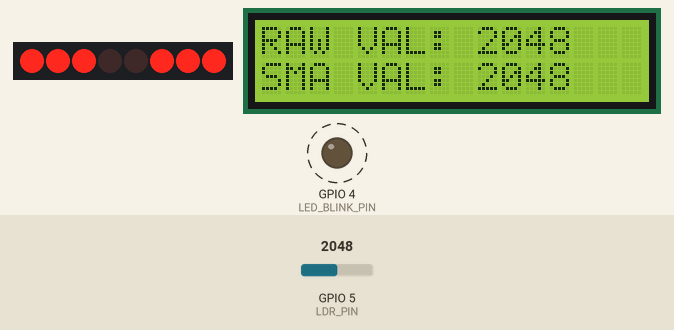
Recording of a sketch running on a simulated ESP32. Shown: 8 port-expander outputs drawn as a row of LEDs (first output left, lit = HIGH), 16×2 character LCD, output pins drawn as LEDs (lit = HIGH). Wiring (inferred from the names in the program): PCF8574 port expander at I2C address 0x27. Wiring (inferred from the signals the program sends): row of LEDs: on Q0, Q1, Q2, Q3, Q4, Q5, Q6, Q7. Dashed ring = blinking. The inputs (shaded band) are chosen by the test bench; at power-on: GPIO 5 (LDR_PIN) = 2048. What the sketch prints to the serial monitor is not drawn.

Above: at 1.2 s.
1.3 s: GPIO 5 (LDR_PIN) set to 2866
At 2.51 s:
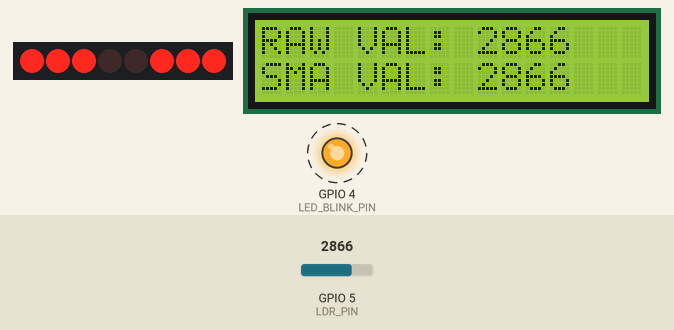
3.2 s: GPIO 5 (LDR_PIN) set to 3603
At 4.81 s:
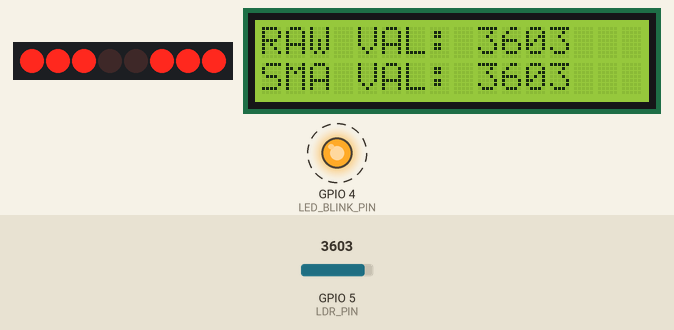
5.0 s: GPIO 5 (LDR_PIN) set to 3740
At 6.6 s:
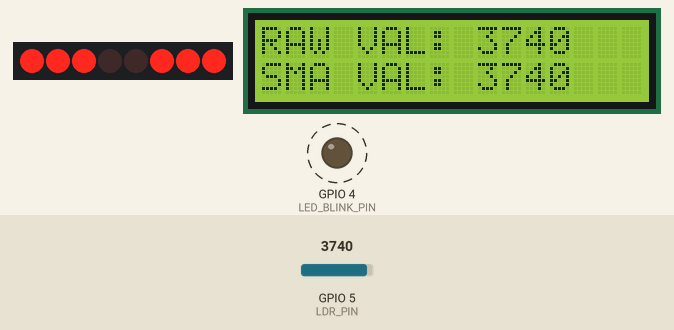
6.8 s: GPIO 5 (LDR_PIN) set to 3839
At 8.3 s:
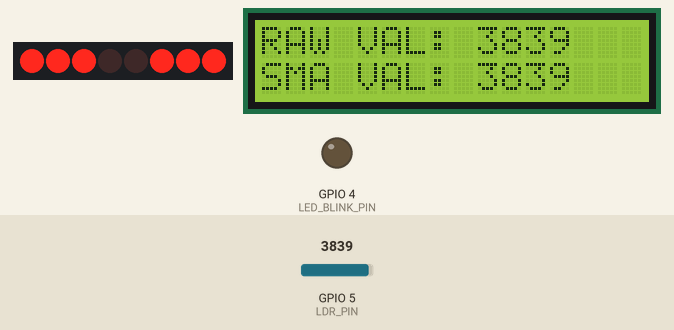
Timing chart, 0 to 9.6 s (numbered marks = the images above; inputs shaded):
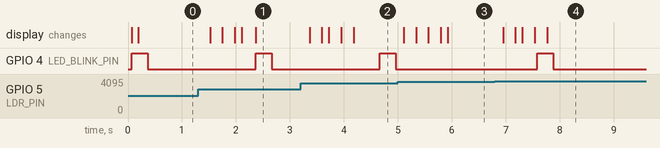

The sketch:

Lab4part2.ino
```cpp
/**
 * @file Lab4Par2.ino
 * @author Sung-Po Chang
 * @brief Parallel Computing and Synchronization
 * @version 1.0
 * @date 2026-05-25
 */

#include <Wire.h>
#include <LiquidCrystal_I2C.h>

#define BIT_RS        0x01  // Bit 0: command (0) or data (1)
#define BIT_RW        0x02  // Bit 1: writing to (0) or reading from (1) the LCD
#define BIT_EN        0x04  // Bit 2: HIGH to signal the LCD that data or a command is incoming, and back to LOW to tell the LCD device to process it
#define BIT_BACKLIGHT 0x08  // Bit 3: backlight control bit, turn on (1), and turn off (0)

#define LED_BLINK_PIN  4    // LED Blinker
#define LDR_PIN        5   // LDR Pin

LiquidCrystal_I2C lcd(0x27, 16, 2);

SemaphoreHandle_t xSemaphore = NULL;
int global_light_level = 0;
int global_sma = 0;
bool data_changed = false;

//Name: lcd_send
//Description: Take value and preprocess it then send to LCD
void lcd_send(uint8_t value, bool is_data) {
  uint8_t rs_bit = is_data ? BIT_RS : 0x00;
  uint8_t backlight_bit = BIT_BACKLIGHT;

  // 1. first half data (Bits 4-7)
  uint8_t high_nibble = value & 0xF0;

  Wire.beginTransmission(0x27);
  Wire.write(high_nibble | backlight_bit | BIT_EN | rs_bit);
  Wire.write(high_nibble | backlight_bit | 0x00 | rs_bit);
  Wire.endTransmission();
  delay(1);

  // 2. second half data
  uint8_t low_nibble = (value << 4) & 0xF0;

  Wire.beginTransmission(0x27);
  Wire.write(low_nibble | backlight_bit | BIT_EN | rs_bit);
  Wire.write(low_nibble | backlight_bit | 0x00 | rs_bit);
  Wire.endTransmission();
  delay(1);
}

// lcd command with select bit = 0
void lcd_command(uint8_t cmd) {
  lcd_send(cmd, false);
}

// lcd data with select bit = 1
void lcd_data(uint8_t data) {
  lcd_send(data, true);
}

// lcd print
void lcd_print(const char* str) {
  while (*str) {
    lcd_data(*str++);
  }
}

// lcd print int for multi digit
void lcd_print_int(int num) {
  char buf[12];
  itoa(num, buf, 10);
  lcd_print(buf);
}


// Light Detector Task (Core 0)
// ====================> TODO:
//          1. Initialize Variables
//          2. Loop Continuously
//           - Read light level from the photoresistor.
//           - Take semaphore
//           - Calculate the simple moving average and update variables.
//           - Give semaphore to signal data is ready.
// Task 1: Light Detector Task (Core 0)
void LightDetectorTask(void *pvParameters) {
  int window[5] = {0};
  int head = 0;
  int sum = 0;
  int count = 0;

  pinMode(LDR_PIN, INPUT);

  for (;;) {
    // Read voltage from LDR
    int current_val = analogRead(LDR_PIN);

    if (xSemaphoreTake(xSemaphore, portMAX_DELAY) == pdTRUE) {
      // calculate SMA, window size if 5
      sum -= window[head];
      window[head] = current_val;
      sum += current_val;
      head = (head + 1) % 5;
      if (count < 5) count++;

      int new_sma = sum / count;
      global_light_level = current_val;

      // compare old and new value
      if (global_sma != new_sma) {
        global_sma = new_sma;
        data_changed = true;
      }

      xSemaphoreGive(xSemaphore);
    }

    vTaskDelay(pdMS_TO_TICKS(200));
  }
}


// LCD Task (Core 0)
// ====================> TODO:
//          1. Initialize Variables
//           2. Loop Continuously
//            - Wait for semaphore.
//            - If data has changed, update the LCD with the new light level and SMA.
//            - Give back the semaphore.
// Task 2: LCD Task (Core 0)
void LCDTask(void *pvParameters) {
  for (;;) {
    // wait signal
    if (xSemaphoreTake(xSemaphore, portMAX_DELAY) == pdTRUE) {
      // update LCD when value is changed
      if (data_changed) {
        // display light value
        lcd.setCursor(0, 0);
        lcd.print("RAW VAL: ");
        lcd.print(global_light_level);
        lcd.print("  ");

        // display SMA
        lcd.setCursor(0, 1);
        lcd.print("SMA VAL: ");
        lcd.print(global_sma);
        lcd.print("  ");

        data_changed = false; // reset flag
      }
      xSemaphoreGive(xSemaphore);
    }
    vTaskDelay(pdMS_TO_TICKS(100));
  }
}

// Anomaly Alarm Task (Core 1)
// ====================> TODO:
//            1. Loop Continuously
//             - Wait for semaphore.
//             - Check if SMA indicates a light anomaly (outside thresholds).
//             - If an anomaly is detected, flash a LED signal.
//             - Give back the semaphore.
// Task 3: Anomaly Alarm Task (Core 1)
void AnomalyAlarmTask(void *pvParameters) {
  pinMode(LED_BLINK_PIN, OUTPUT);
  bool trigger_alarm = false;

  for (;;) {
    // wait signal
    if (xSemaphoreTake(xSemaphore, portMAX_DELAY) == pdTRUE) {
      if (global_sma > 3800 || global_sma < 300) {
        trigger_alarm = true;
      } else {
        trigger_alarm = false;
      }
      xSemaphoreGive(xSemaphore);
    }

    // trigger alarm, flash 3 time with 2 sec interval
    if (trigger_alarm) {
      for (int i = 0; i < 3; i++) {
        digitalWrite(LED_BLINK_PIN, HIGH);
        vTaskDelay(pdMS_TO_TICKS(300));
        digitalWrite(LED_BLINK_PIN, LOW);
        vTaskDelay(pdMS_TO_TICKS(2000));
      }
    }

    vTaskDelay(pdMS_TO_TICKS(200));
  }
}

// Prime Calculation Task (Core 1)
// ====================> TODO:
//            1. Loop from 2 to 5000
//             - Check if the current number is prime.
//             - If prime, print the number to the serial monitor.
// Task 4: Prime Calculation Task (Core 1)
void PrimeCalculationTask(void *pvParameters) {
  for (;;) {
    for (int num = 2; num <= 5000; num++) {
      bool isPrime = true;
      for (int i = 2; i * i <= num; i++) {
        if (num % i == 0) {
          isPrime = false;
          break;
        }
      }

      if (isPrime) {
        Serial.print("Prime found: ");
        Serial.println(num);

        vTaskDelay(pdMS_TO_TICKS(100));
      }
    }
    vTaskDelay(pdMS_TO_TICKS(5000));
  }
}

void setup(){
  // ====================> TODO:
//         1. Initialize pins, serial, LCD, etc
//         2. Create binary semaphore for synchronization of light level data.
//         3. Create Tasks
//          - Create the `Light Detector Task` and assign it to Core 0.
//          - Create `LCD Task` and assign it to Core 0.
//          - Create `Anomaly Alarm Task` and assign it to Core 1.
//          - Create `Prime Calculation Task` and assign it to Core 1.
  Serial.begin(115200);
  Wire.begin();

  lcd.init();
  lcd.backlight();
  lcd_command(0x01); // clears the LCD screen

  // Set up a binary semaphore used for signaling between tasks or interrupts and tasks.
  xSemaphore = xSemaphoreCreateBinary();
  if (xSemaphore != NULL) {
    xSemaphoreGive(xSemaphore); // init
  }

  // Create tasks and bound to core (Core 0 or Core 1)
  xTaskCreatePinnedToCore(LightDetectorTask, "Light Detector", 2048, NULL, 1, NULL, 0);
  xTaskCreatePinnedToCore(LCDTask, "LCD Display", 2048, NULL, 1, NULL, 0);
  xTaskCreatePinnedToCore(AnomalyAlarmTask, "Anomaly Alarm", 2048, NULL, 1, NULL, 1);
  xTaskCreatePinnedToCore(PrimeCalculationTask, "Prime Calc", 2048, NULL, 1, NULL, 1);
}

void loop() {}
```

Measured:
- the behaviour switches between 3800 and 3801 on GPIO 5 (LDR_PIN) (found by bisection; images 3 and 4)
- after the input at 1.3 s, the display: first changes after 0.22 s (image 1 shows a later state)
- after the input at 3.2 s, the display: first changes after 0.17 s (image 2 shows a later state)
- after the input at 5.0 s, the display: first changes after 0.11 s (image 3 shows a later state)
- after the input at 6.8 s, GPIO 4 (LED_BLINK_PIN): LOW → HIGH after 0.79 s, → LOW 0.30 s later; the display: first changes after 0.16 s (image 4 shows a later state)
